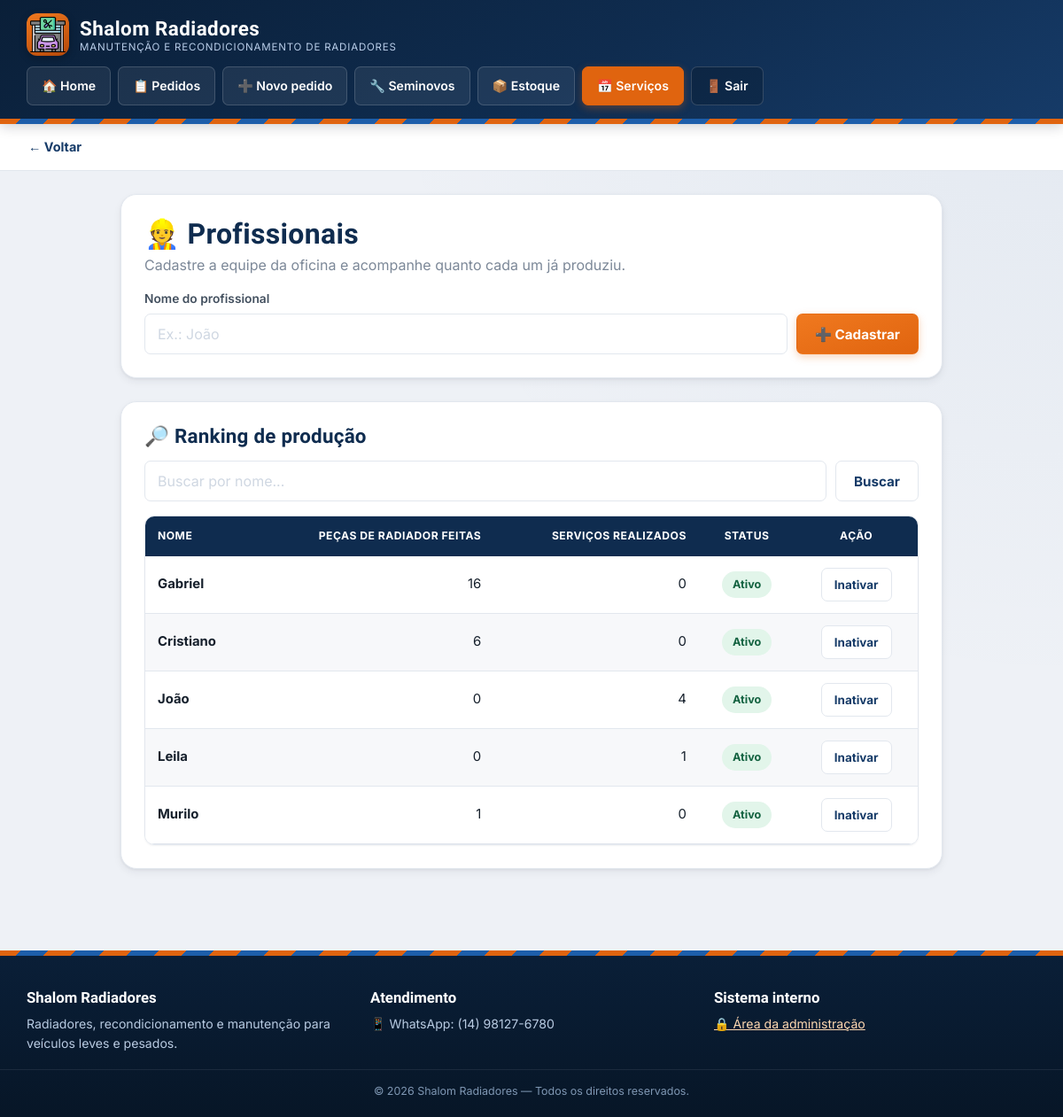
The page /admin/profissionais.php (signed in) on the database its author committed.
### tables this page shows
CREATE TABLE `profissionais` (
  `id` int(10) UNSIGNED NOT NULL,
  `nome` varchar(120) NOT NULL,
  `ativo` tinyint(1) NOT NULL DEFAULT 1,
  `criado_em` datetime NOT NULL DEFAULT current_timestamp()
);

### includes/functions.php (called while the page is built, shortened)
<?php
function h(?string $texto): string
{
    return htmlspecialchars((string)$texto, ENT_QUOTES, 'UTF-8');
}

### includes/auth.php (called while the page is built, shortened)
<?php
require_once __DIR__ . '/database.php';
function admin_logado(): bool
{
    return !empty($_SESSION['admin_id']);
}

### includes/database.php (called while the page is built, shortened)
<?php
function db(): PDO
{
    static $pdo = null;
    if ($pdo === null) {
        $dsn = 'mysql:host=' . DB_HOST . ';dbname=' . DB_NAME . ';charset=utf8mb4';
        $options = [
            PDO::ATTR_ERRMODE            => PDO::ERRMODE_EXCEPTION,
            PDO::ATTR_DEFAULT_FETCH_MODE => PDO::FETCH_ASSOC,
            PDO::ATTR_EMULATE_PREPARES   => false,
        ];
        try {
            $pdo = new PDO($dsn, DB_USER, DB_PASS, $options);
        } catch (PDOException $e) {
            error_log('Erro de conexão com o banco: ' . $e->getMessage());
            http_response_code(500);
            die('Não foi possível conectar ao banco de dados. Tente novamente mais tarde.');
        }
    }
    return $pdo;
}

### includes/profissionais_repo.php (called while the page is built, shortened)
<?php
require_once __DIR__ . '/database.php';
function ranking_profissionais(string $busca = ''): array
{
    $sql = "SELECT p.id, p.nome, p.ativo,
                   COUNT(DISTINCT oi.id) AS total_pecas_feitas,
                   COUNT(DISTINCT s.id) AS total_servicos
            FROM profissionais p
            LEFT JOIN order_item_profissionais oip ON oip.profissional_id = p.id
            LEFT JOIN order_items oi ON oi.id = oip.order_item_id AND oi.feito = 1
            LEFT JOIN servico_profissionais sp ON sp.profissional_id = p.id
            LEFT JOIN servicos s ON s.id = sp.servico_id
            WHERE p.nome LIKE ?
            GROUP BY p.id
            ORDER BY (COUNT(DISTINCT oi.id) + COUNT(DISTINCT s.id)) DESC, p.nome ASC";
    $stmt = db()->prepare($sql);
    $stmt->execute(['%' . $busca . '%']);
    return $stmt->fetchAll();
}

### admin/profissionais.php (the view, shortened to what this page needs)
<?php
require_once __DIR__ . '/../includes/functions.php';
require_once __DIR__ . '/../includes/auth.php';
require_once __DIR__ . '/../includes/profissionais_repo.php';
$busca = trim((string)($_GET['busca'] ?? ''));
$ranking = ranking_profissionais($busca);
$baseAssets = '../';
$paginaAtual = 'admin_servicos';
require __DIR__ . '/../includes/header.php';
?>
<main class="container">
    <div class="cartao">
        <h1>👷 Profissionais</h1>
        <p class="subtitulo">Cadastre a equipe da oficina e acompanhe quanto cada um já produziu.</p>
        <form method="post" action="profissionais.php" style="display:flex; gap:10px; flex-wrap:wrap; align-items:end;">
            <div class="campo" style="flex:1; min-width:220px; margin-bottom:0;">
                <label for="nome">Nome do profissional</label>
                <input type="text" id="nome" name="nome" placeholder="Ex.: João">
            </div>
            <button type="submit" class="btn btn-primario">➕ Cadastrar</button>
        </form>
    </div>
    <div class="cartao">
        <h2>🔎 Ranking de produção</h2>
        <form method="get" action="profissionais.php" style="display:flex; gap:10px; margin-bottom:16px;">
            <input type="text" name="busca" value="<?= h($busca) ?>" placeholder="Buscar por nome..." style="flex:1;">
            <button type="submit" class="btn btn-secundario">Buscar</button>
        </form>
        <div class="tabela-itens-wrap">
            <table class="tabela-itens">
                <thead>
                    <tr>
                        <th>Nome</th>
                        <th class="num">Peças de radiador feitas</th>
                        <th class="num">Serviços realizados</th>
                        <th class="center">Status</th>
                        <th class="center">Ação</th>
                    </tr>
                </thead>
                <tbody>
                    <?php foreach ($ranking as $p): ?>
                    <tr>
                        <td data-rotulo="Nome"><strong><?= h($p['nome']) ?></strong></td>
                        <td data-rotulo="Peças" class="num"><?= (int)$p['total_pecas_feitas'] ?></td>
                        <td data-rotulo="Serviços" class="num"><?= (int)$p['total_servicos'] ?></td>
                        <td data-rotulo="Status" class="center">
                            <span class="badge <?= $p['ativo'] ? 'badge-concluido' : 'badge-novo' ?>"><?= $p['ativo'] ? 'Ativo' : 'Inativo' ?></span>
                        </td>
                        <td data-rotulo="Ação" class="center">
                            <?php if ($p['ativo']): ?>
                                <button type="submit" form="form-inativar-<?= (int)$p['id'] ?>" class="btn btn-secundario btn-sm" onclick="return confirm('Marcar &quot;<?= h(addslashes($p['nome'])) ?>&quot; como inativo?');">Inativar</button>
                            <?php endif; ?>
                        </td>
                    </tr>
                    <?php endforeach; ?>
                </tbody>
            </table>
        </div>
    </div>
</main>
<?php require __DIR__ . '/../includes/footer.php'; ?>

### includes/header.php (shortened to what this page needs)
<?php
require_once __DIR__ . '/auth.php';
$baseAssets = $baseAssets ?? '';
$paginaAtual = $paginaAtual ?? '';
$ocultarVoltar = $ocultarVoltar ?? false;
$linkVoltarPadrao = $baseAssets . (admin_logado() ? 'admin/index.php' : 'index.php');
$caminhoLogoFisico = __DIR__ . '/../assets/img/oficina.png';
$versaoLogo = is_file($caminhoLogoFisico) ? filemtime($caminhoLogoFisico) : 1;
$urlLogo = $baseAssets . 'assets/img/oficina.png?v=' . $versaoLogo;
?>
<!DOCTYPE html>
<html lang="pt-BR">
<head>
<link rel="stylesheet" href="<?= $baseAssets ?>assets/css/style.css">
</head>
<body>
<header class="site-header no-print">
    <div class="site-header__inner">
        <a href="<?= $baseAssets ?>index.php" class="marca">
            <span class="selo"><img src="<?= h($urlLogo) ?>" alt="" onerror="this.style.display='none'; this.parentElement.textContent='SR';"></span>
            <span class="marca__texto">
                <strong>Shalom Radiadores</strong>
                <small>Manutenção e recondicionamento de radiadores</small>
            </span>
        </a>
        <nav id="nav-principal">
            <?php if (admin_logado()): ?>
                <a href="<?= $baseAssets ?>admin/index.php" class="btn-nav <?= $paginaAtual === 'admin_dashboard' ? 'ativo' : '' ?>">🏠 Home</a>
                <a href="<?= $baseAssets ?>admin/pedidos.php" class="btn-nav <?= $paginaAtual === 'admin_pedidos' ? 'ativo' : '' ?>">📋 Pedidos</a>
                <a href="<?= $baseAssets ?>admin/novo-pedido.php" class="btn-nav <?= $paginaAtual === 'admin_novo_pedido' ? 'ativo' : '' ?>">➕ Novo pedido</a>
                <a href="<?= $baseAssets ?>admin/seminovos.php" class="btn-nav <?= $paginaAtual === 'admin_seminovos' ? 'ativo' : '' ?>">🔧 Seminovos</a>
                <a href="<?= $baseAssets ?>admin/estoque.php" class="btn-nav <?= $paginaAtual === 'admin_estoque' ? 'ativo' : '' ?>">📦 Estoque</a>
                <a href="<?= $baseAssets ?>admin/servicos.php" class="btn-nav <?= $paginaAtual === 'admin_servicos' ? 'ativo' : '' ?>">📅 Serviços</a>
                <a href="<?= $baseAssets ?>logout.php" class="btn-nav btn-nav--sair">🚪 Sair</a>
            <?php else: ?>
                <a href="<?= $baseAssets ?>index.php" class="btn-nav <?= $paginaAtual === 'cliente' ? 'ativo' : '' ?>">🏠 Home</a>
                <a href="<?= $baseAssets ?>login.php" class="btn-nav">🔒 Administração</a>
            <?php endif; ?>
        </nav>
    </div>
    <div class="faixa-diagonal"></div>
</header>
<?php if (!$ocultarVoltar): ?>
<div class="barra-voltar no-print">
    <div class="barra-voltar__inner">
        <a href="<?= h($linkVoltarPadrao) ?>" class="btn-voltar"
           onclick="if (document.referrer && document.referrer.indexOf(window.location.host) !== -1) { window.history.back(); return false; }">
            ← Voltar
        </a>
    </div>
</div>
<?php endif; ?>

### includes/footer.php
<?php
$baseAssets = $baseAssets ?? '';
?>
<footer class="site-footer no-print">
    <div class="faixa-diagonal"></div>
    <div class="site-footer__inner">
        <div class="site-footer__coluna">
            <strong>Shalom Radiadores</strong>
            <p>Radiadores, recondicionamento e manutenção para veículos leves e pesados.</p>
        </div>
        <div class="site-footer__coluna">
            <strong>Atendimento</strong>
            <p>📱 WhatsApp: (14) 98127-6780</p>
        </div>
        <div class="site-footer__coluna">
            <strong>Sistema interno</strong>
            <p><a href="<?= $baseAssets ?>login.php">🔒 Área da administração</a></p>
        </div>
    </div>
    <div class="site-footer__copy">© <?= date('Y') ?> Shalom Radiadores — Todos os direitos reservados.</div>
</footer>
</body>
</html>

### rows shown on the page
profissionais: nome "Gabriel", total_pecas_feitas "16", total_servicos "0", ativo "Ativo"
profissionais: nome "Cristiano", total_pecas_feitas "6", total_servicos "0", ativo "Ativo"
profissionais: nome "João", total_pecas_feitas "0", total_servicos "4", ativo "Ativo"
profissionais: nome "Leila", total_pecas_feitas "0", total_servicos "1", ativo "Ativo"
profissionais: nome "Murilo", total_pecas_feitas "1", total_servicos "0", ativo "Ativo"
